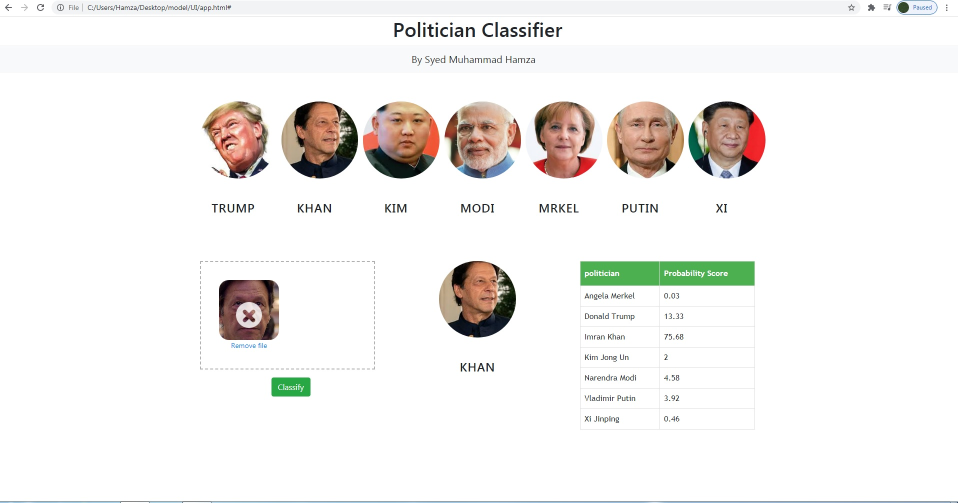
#> input picture Model/Dataset/projectDisplay.jpg, 1915 x 1005 px (shown at 1/2 size)
$ python -i Classifier.py   (imports and definitions only)
#> lines starting #> are read from the running program, lines starting #| are printed output that depends on the picture
# -*- coding: utf-8 -*-
"""
Created on Mon Jan 18 17:54:58 2021

@author: Syed Muhammad Hamza
"""
import numpy as np
import cv2
import matplotlib
from matplotlib import pyplot as plt
import shutil
import pywt
import os

#link = r'C:\Users\Hamza\Desktop\model\Model\testImages\1.jpg'


def w2d(img, mode='haar', level=1):
    imArray = img
    #Datatype conversions
    #convert to grayscale
    imArray = cv2.cvtColor( imArray,cv2.COLOR_RGB2GRAY )
    #convert to float
    imArray =  np.float32(imArray)
    imArray /= 255;
    # compute coefficients
    coeffs=pywt.wavedec2(imArray, mode, level=level)

    #Process Coefficients
    coeffs_H=list(coeffs)
    coeffs_H[0] *= 0;

    # reconstruction
    imArray_H=pywt.waverec2(coeffs_H, mode);
    imArray_H *= 255;
    imArray_H =  np.uint8(imArray_H)

    return imArray_H
def get_cropped_image_if_2_eyes(image_path):
#> called with image_path = 'Dataset/projectDisplay.jpg'
    img = cv2.imread(image_path)
#> img is the input picture: shape (1005, 1915, 3); mean B, G, R 238.2, 240.3, 242.1
    gray = cv2.cvtColor(img, cv2.COLOR_BGR2GRAY)
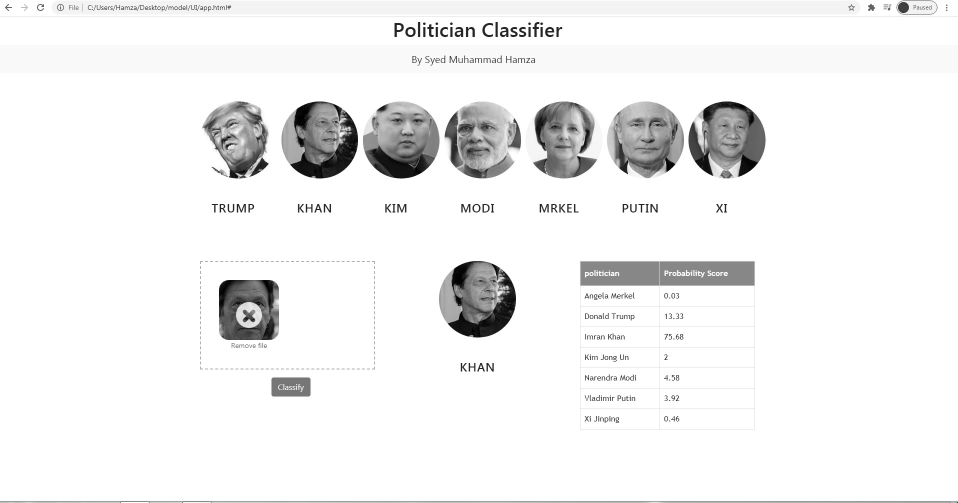
#> gray: shape (1005, 1915) (shown at 1/2 size); min 0, max 255, mean 240.6
    faces = face_cascade.detectMultiScale(gray, 1.3, 5)
#> faces = [[1419, 219, 91, 91], [612, 212, 89, 89], [1236, 204, 116, 116], [896, 212, 113, 113], [1078, 219, 99, 99], [930, 530, 89, 89], [757, 196, 116, 116]]
    for (x,y,w,h) in faces:
        roi_gray = gray[y:y+h, x:x+w]
        roi_color = img[y:y+h, x:x+w]
        eyes = eye_cascade.detectMultiScale(roi_gray)
        if len(eyes) >= 2:
            return roi_color
#> this loop made 1 pass
#> (x, y, w, h, eyes) on pass 1: (1419, 219, 91, 91, [[17, 21, 23, 23], [48, 24, 24, 24]])
#> pass 1, in get_cropped_image_if_2_eyes, `roi_gray = gray[y:y+h, x:x+w]`:
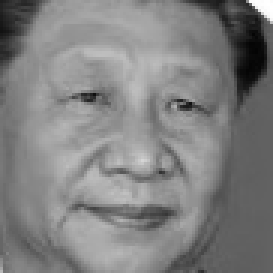
#> roi_gray: shape (91, 91) (shown 3 times larger); min 4, max 255, mean 128.7
#> pass 1, in get_cropped_image_if_2_eyes, `roi_color = img[y:y+h, x:x+w]`:
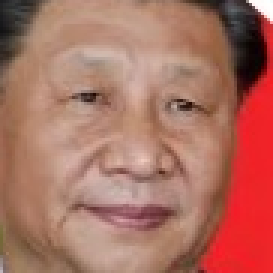
#> roi_color: shape (91, 91, 3) (shown 3 times larger); mean B, G, R 98.3, 112.7, 171.7


#cropped_image = get_cropped_image_if_2_eyes(link)
#plt.imshow(cropped_image)

############################### LOADING openCV CASCADE PRETRAINED CLASSSIFIERS  ######################################
face_cascade = cv2.CascadeClassifier('haarcascades/haarcascade_frontalface_default.xml')
eye_cascade = cv2.CascadeClassifier('haarcascades/haarcascade_eye.xml')

path_to_data = "./dataset/"
path_to_cr_data = "./dataset/cropped/"

img_dirs = []
# [7 lines not run here, left out]

cropped_image_dirs = []
politician_file_names_dict = {}

# [26 lines not run here, left out]

############################################Wavelet transform#########################################################

politician_file_names_dict = {}
# [6 lines not run here, left out]

#first assigning each class a number before data generation and classification

class_dict = {}
count = 0
# [4 lines not run here, left out]

X, y = [], []
# [11 lines not run here, left out]


>>> result = get_cropped_image_if_2_eyes('Dataset/projectDisplay.jpg')
